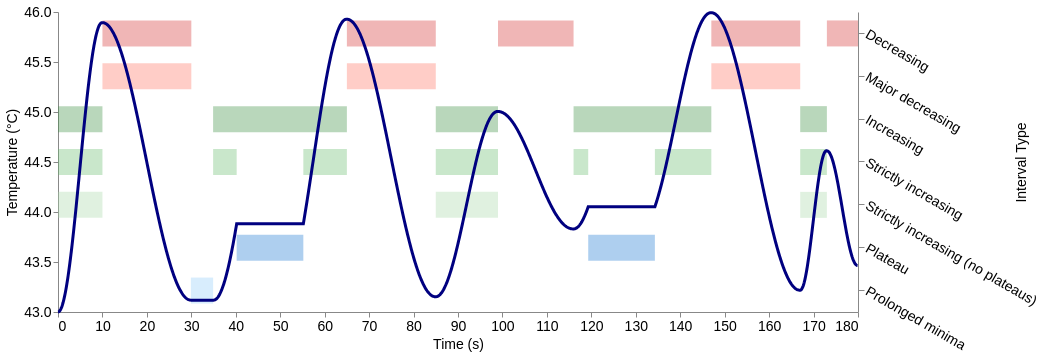

The notebook cell this image was saved under:
### Code cell
lab = plot_stimulus_with_labels(
    stimulus,
    width=width,
    height=height,
)

lab

### Figure 1 — Vega-Lite specification as saved in the notebook (floating-point values rounded to 4 significant figures; data arrays with more than 128 entries replaced by an {"elided": "..."} marker saying what was removed)
{"config": {"view": {"continuousWidth": 300, "continuousHeight": 300, "stroke": "#b7b7b7", "strokeOpacity": 0}, "axis": {"grid": false, "gridColor": "#d9d9d9", "gridDash": [4, 4], "gridOpacity": 0.55, "labelFontSize": 14, "labelFontWeight": "normal", "titleFontSize": 14, "titleFontWeight": "normal"}}, "layer": [{"data": {"name": "data-28a6dc4d80ee747f5176901259cf9e87"}, "mark": {"type": "bar", "opacity": 0.35, "size": 26}, "encoding": {"color": {"field": "interval_type", "legend": null, "scale": {"domain": ["decreasing_intervals", "major_decreasing_intervals", "increasing_intervals", "strictly_increasing_intervals", "strictly_increasing_intervals_without_plateaus", "plateau_intervals", "prolonged_minima_intervals"], "range": ["#d32f2f", "#ff6f60", "#388e3c", "#66bb6a", "#a5d6a7", "#1976d2", "#90caf9"]}, "type": "nominal"}, "tooltip": [{"field": "interval_label", "title": "Type", "type": "nominal"}, {"field": "start_s", "format": ".2f", "title": "Start (s)", "type": "quantitative"}, {"field": "end_s", "format": ".2f", "title": "End (s)", "type": "quantitative"}], "x": {"axis": {"title": "Time (s)", "values": [0, 10, 20, 30, 40, 50, 60, 70, 80, 90, 100, 110, 120, 130, 140, 150, 160, 170, 180]}, "field": "start_s", "scale": {"domain": [0, 180.0]}, "type": "quantitative"}, "x2": {"field": "end_s"}, "y": {"axis": {"labelAlign": "left", "labelAngle": 30, "labelBaseline": "middle", "labelLimit": 1000, "orient": "right", "tickSize": 6, "ticks": true, "title": "Interval Type", "titleAngle": 270, "titlePadding": -10}, "field": "interval_label", "scale": {"domain": ["Decreasing", "Major decreasing", "Increasing", "Strictly increasing", "Strictly increasing\n(no plateaus)", "Plateau", "Prolonged minima"]}, "sort": ["Decreasing", "Major decreasing", "Increasing", "Strictly increasing", "Strictly increasing\n(no plateaus)", "Plateau", "Prolonged minima"], "type": "nominal"}}}, {"data": {"name": "data-9446649375c3f86444b77641eb20e42f"}, "mark": {"type": "line", "color": "#000080", "strokeWidth": 3}, "encoding": {"tooltip": [{"field": "time_s", "format": ".2f", "title": "Time (s)", "type": "quantitative"}, {"field": "temperature", "format": ".3f", "title": "Temperature (deg C)", "type": "quantitative"}], "x": {"axis": {"title": "Time (s)", "values": [0, 10, 20, 30, 40, 50, 60, 70, 80, 90, 100, 110, 120, 130, 140, 150, 160, 170, 180]}, "field": "time_s", "scale": {"domain": [0, 180.0]}, "type": "quantitative"}, "y": {"axis": {"tickMinStep": 0.5, "values": [43.0, 43.5, 44.0, 44.5, 45.0, 45.5, 46.0]}, "field": "temperature", "scale": {"domain": [43.0, 46.0], "nice": false}, "title": "Temperature (°C)", "type": "quantitative"}}}], "height": 300, "resolve": {"scale": {"y": "independent"}}, "width": 800, "$schema": "https://vega.github.io/schema/vega-lite/v5.20.1.json", "datasets": {"data-28a6dc4d80ee747f5176901259cf9e87": [{"interval_type": "decreasing_intervals", "interval_label": "Decreasing", "start_s": 10.0, "end_s": 30.0}, {"interval_type": "decreasing_intervals", "interval_label": "Decreasing", "start_s": 65.0, "end_s": 85.0}, {"interval_type": "decreasing_intervals", "interval_label": "Decreasing", "start_s": 99.0, "end_s": 116.0}, {"interval_type": "decreasing_intervals", "interval_label": "Decreasing", "start_s": 147.0, "end_s": 167.0}, {"interval_type": "decreasing_intervals", "interval_label": "Decreasing", "start_s": 173.0, "end_s": 180.0}, {"interval_type": "major_decreasing_intervals", "interval_label": "Major decreasing", "start_s": 10.0, "end_s": 30.0}, {"interval_type": "major_decreasing_intervals", "interval_label": "Major decreasing", "start_s": 65.0, "end_s": 85.0}, {"interval_type": "major_decreasing_intervals", "interval_label": "Major decreasing", "start_s": 147.0, "end_s": 167.0}, {"interval_type": "increasing_intervals", "interval_label": "Increasing", "start_s": 0.0, "end_s": 10.0}, {"interval_type": "increasing_intervals", "interval_label": "Increasing", "start_s": 34.9, "end_s": 65.0}, {"interval_type": "increasing_intervals", "interval_label": "Increasing", "start_s": 85.0, "end_s": 99.0}, {"interval_type": "increasing_intervals", "interval_label": "Increasing", "start_s": 116.0, "end_s": 147.0}, {"interval_type": "increasing_intervals", "interval_label": "Increasing", "start_s": 167.0, "end_s": 173.0}, {"interval_type": "strictly_increasing_intervals", "interval_label": "Strictly increasing", "start_s": 0.0, "end_s": 10.0}, {"interval_type": "strictly_increasing_intervals", "interval_label": "Strictly increasing", "start_s": 34.9, "end_s": 40.2}, {"interval_type": "strictly_increasing_intervals", "interval_label": "Strictly increasing", "start_s": 55.2, "end_s": 65.0}, {"interval_type": "strictly_increasing_intervals", "interval_label": "Strictly increasing", "start_s": 85.0, "end_s": 99.0}, {"interval_type": "strictly_increasing_intervals", "interval_label": "Strictly increasing", "start_s": 116.0, "end_s": 119.3}, {"interval_type": "strictly_increasing_intervals", "interval_label": "Strictly increasing", "start_s": 134.3, "end_s": 147.0}, {"interval_type": "strictly_increasing_intervals", "interval_label": "Strictly increasing", "start_s": 167.0, "end_s": 173.0}, {"interval_type": "strictly_increasing_intervals_without_plateaus", "interval_label": "Strictly increasing\n(no plateaus)", "start_s": 0.0, "end_s": 10.0}, {"interval_type": "strictly_increasing_intervals_without_plateaus", "interval_label": "Strictly increasing\n(no plateaus)", "start_s": 85.0, "end_s": 99.0}, {"interval_type": "strictly_increasing_intervals_without_plateaus", "interval_label": "Strictly increasing\n(no plateaus)", "start_s": 167.0, "end_s": 173.0}, {"interval_type": "plateau_intervals", "interval_label": "Plateau", "start_s": 40.2, "end_s": 55.2}, {"interval_type": "plateau_intervals", "interval_label": "Plateau", "start_s": 119.3, "end_s": 134.3}, {"interval_type": "prolonged_minima_intervals", "interval_label": "Prolonged minima", "start_s": 29.9, "end_s": 34.9}], "data-9446649375c3f86444b77641eb20e42f": {"elided": "1800 records"}}}
